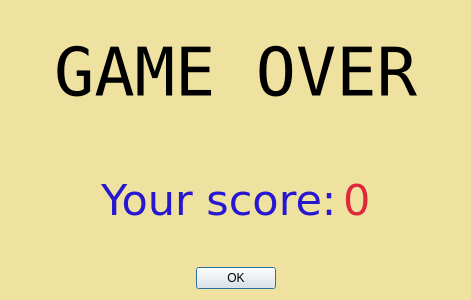
<?xml version="1.0" encoding="UTF-8"?>
<ui version="4.0">
 <class>GameOverPoster</class>
 <widget class="QDialog" name="GameOverPoster">
  <property name="geometry">
   <rect>
    <x>0</x>
    <y>0</y>
    <width>471</width>
    <height>300</height>
   </rect>
  </property>
  <property name="palette">
   <palette>
    <active>
     <colorrole role="Base">
      <brush brushstyle="SolidPattern">
       <color alpha="255">
        <red>255</red>
        <green>255</green>
        <blue>255</blue>
       </color>
      </brush>
     </colorrole>
     <colorrole role="Window">
      <brush brushstyle="SolidPattern">
       <color alpha="255">
        <red>239</red>
        <green>226</green>
        <blue>160</blue>
       </color>
      </brush>
     </colorrole>
    </active>
    <inactive>
     <colorrole role="Base">
      <brush brushstyle="SolidPattern">
       <color alpha="255">
        <red>255</red>
        <green>255</green>
        <blue>255</blue>
       </color>
      </brush>
     </colorrole>
     <colorrole role="Window">
      <brush brushstyle="SolidPattern">
       <color alpha="255">
        <red>239</red>
        <green>226</green>
        <blue>160</blue>
       </color>
      </brush>
     </colorrole>
    </inactive>
    <disabled>
     <colorrole role="Base">
      <brush brushstyle="SolidPattern">
       <color alpha="255">
        <red>239</red>
        <green>226</green>
        <blue>160</blue>
       </color>
      </brush>
     </colorrole>
     <colorrole role="Window">
      <brush brushstyle="SolidPattern">
       <color alpha="255">
        <red>239</red>
        <green>226</green>
        <blue>160</blue>
       </color>
      </brush>
     </colorrole>
    </disabled>
   </palette>
  </property>
  <property name="windowTitle">
   <string>Dialog</string>
  </property>
  <layout class="QVBoxLayout" name="verticalLayout_2">
   <item>
    <layout class="QVBoxLayout" name="verticalLayout">
     <item>
      <widget class="QLabel" name="gameOverLabel">
       <property name="font">
        <font>
         <family>DejaVu Sans Mono</family>
         <pointsize>50</pointsize>
        </font>
       </property>
       <property name="text">
        <string>GAME OVER</string>
       </property>
       <property name="alignment">
        <set>Qt::AlignCenter</set>
       </property>
      </widget>
     </item>
     <item>
      <layout class="QHBoxLayout" name="horizontalLayout">
       <item>
        <spacer name="horizontalSpacer">
         <property name="orientation">
          <enum>Qt::Horizontal</enum>
         </property>
         <property name="sizeHint" stdset="0">
          <size>
           <width>40</width>
           <height>20</height>
          </size>
         </property>
        </spacer>
       </item>
       <item>
        <widget class="QLabel" name="yourScoreLabel">
         <property name="palette">
          <palette>
           <active>
            <colorrole role="WindowText">
             <brush brushstyle="SolidPattern">
              <color alpha="255">
               <red>39</red>
               <green>23</green>
               <blue>209</blue>
              </color>
             </brush>
            </colorrole>
           </active>
           <inactive>
            <colorrole role="WindowText">
             <brush brushstyle="SolidPattern">
              <color alpha="255">
               <red>39</red>
               <green>23</green>
               <blue>209</blue>
              </color>
             </brush>
            </colorrole>
           </inactive>
           <disabled>
            <colorrole role="WindowText">
             <brush brushstyle="SolidPattern">
              <color alpha="255">
               <red>190</red>
               <green>190</green>
               <blue>190</blue>
              </color>
             </brush>
            </colorrole>
           </disabled>
          </palette>
         </property>
         <property name="font">
          <font>
           <family>DejaVu Sans</family>
           <pointsize>32</pointsize>
          </font>
         </property>
         <property name="text">
          <string>Your score:</string>
         </property>
        </widget>
       </item>
       <item>
        <widget class="QLabel" name="scoreLabel">
         <property name="palette">
          <palette>
           <active>
            <colorrole role="WindowText">
             <brush brushstyle="SolidPattern">
              <color alpha="255">
               <red>222</red>
               <green>41</green>
               <blue>60</blue>
              </color>
             </brush>
            </colorrole>
           </active>
           <inactive>
            <colorrole role="WindowText">
             <brush brushstyle="SolidPattern">
              <color alpha="255">
               <red>222</red>
               <green>41</green>
               <blue>60</blue>
              </color>
             </brush>
            </colorrole>
           </inactive>
           <disabled>
            <colorrole role="WindowText">
             <brush brushstyle="SolidPattern">
              <color alpha="255">
               <red>190</red>
               <green>190</green>
               <blue>190</blue>
              </color>
             </brush>
            </colorrole>
           </disabled>
          </palette>
         </property>
         <property name="font">
          <font>
           <family>DejaVu Sans</family>
           <pointsize>32</pointsize>
          </font>
         </property>
         <property name="text">
          <string>0</string>
         </property>
        </widget>
       </item>
       <item>
        <spacer name="horizontalSpacer_2">
         <property name="orientation">
          <enum>Qt::Horizontal</enum>
         </property>
         <property name="sizeHint" stdset="0">
          <size>
           <width>40</width>
           <height>20</height>
          </size>
         </property>
        </spacer>
       </item>
      </layout>
     </item>
    </layout>
   </item>
   <item>
    <widget class="QDialogButtonBox" name="buttonBox">
     <property name="standardButtons">
      <set>QDialogButtonBox::Ok</set>
     </property>
     <property name="centerButtons">
      <bool>true</bool>
     </property>
    </widget>
   </item>
  </layout>
 </widget>
 <resources/>
 <connections>
  <connection>
   <sender>buttonBox</sender>
   <signal>accepted()</signal>
   <receiver>GameOverPoster</receiver>
   <slot>accept()</slot>
   <hints>
    <hint type="sourcelabel">
     <x>235</x>
     <y>278</y>
    </hint>
    <hint type="destinationlabel">
     <x>235</x>
     <y>149</y>
    </hint>
   </hints>
  </connection>
 </connections>
</ui>
